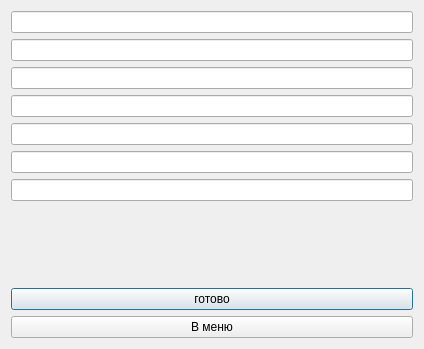
<?xml version="1.0" encoding="UTF-8"?>
<ui version="4.0">
 <class>Add_book_start</class>
 <widget class="QDialog" name="Add_book_start">
  <property name="geometry">
   <rect>
    <x>0</x>
    <y>0</y>
    <width>424</width>
    <height>349</height>
   </rect>
  </property>
  <property name="windowTitle">
   <string>Dialog</string>
  </property>
  <layout class="QVBoxLayout" name="verticalLayout_2">
   <item>
    <layout class="QVBoxLayout" name="verticalLayout">
     <item>
      <widget class="QLineEdit" name="author">
       <property name="text">
        <string/>
       </property>
      </widget>
     </item>
     <item>
      <widget class="QLineEdit" name="izdanie">
       <property name="text">
        <string/>
       </property>
      </widget>
     </item>
     <item>
      <widget class="QLineEdit" name="izdatel">
       <property name="text">
        <string/>
       </property>
      </widget>
     </item>
     <item>
      <widget class="QLineEdit" name="godizdania">
       <property name="text">
        <string/>
       </property>
      </widget>
     </item>
     <item>
      <widget class="QLineEdit" name="name">
       <property name="text">
        <string/>
       </property>
      </widget>
     </item>
     <item>
      <widget class="QLineEdit" name="form">
       <property name="text">
        <string/>
       </property>
      </widget>
     </item>
     <item>
      <widget class="QLineEdit" name="count">
       <property name="text">
        <string/>
       </property>
      </widget>
     </item>
     <item>
      <widget class="QLabel" name="label">
       <property name="text">
        <string/>
       </property>
      </widget>
     </item>
     <item>
      <widget class="QPushButton" name="pushButton">
       <property name="text">
        <string>готово</string>
       </property>
      </widget>
     </item>
     <item>
      <widget class="QPushButton" name="pushButton_2">
       <property name="text">
        <string>В меню</string>
       </property>
      </widget>
     </item>
    </layout>
   </item>
  </layout>
  <action name="Add_book_start_2">
   <property name="checkable">
    <bool>true</bool>
   </property>
   <property name="text">
    <string>!!!!</string>
   </property>
  </action>
 </widget>
 <resources/>
 <connections/>
</ui>
